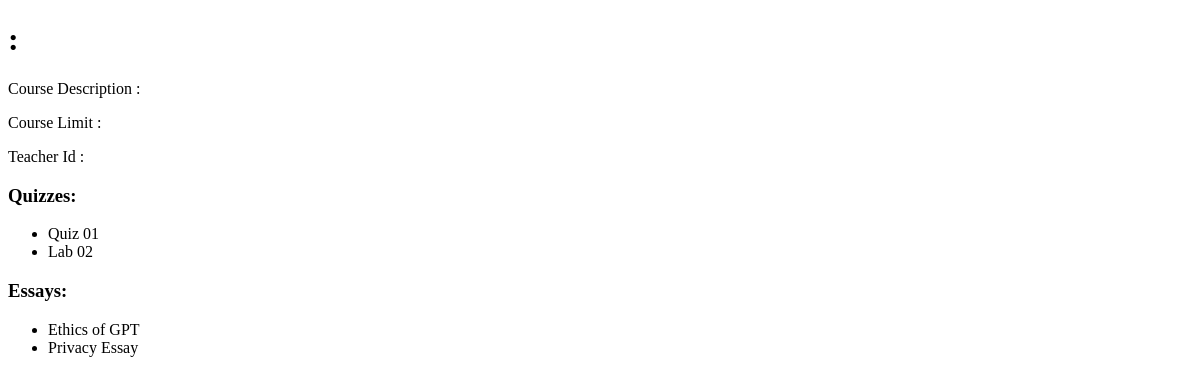
The page /course/8 on the database as committed earlier.
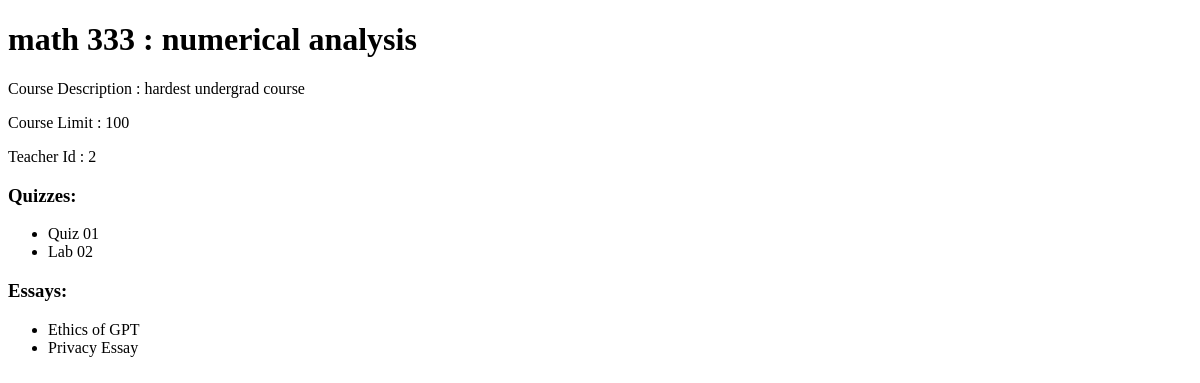
The same page on the database as committed later.
### website/models.py (models this page shows)
class Course(db.Model):
    __tablename__ = 'courses'
    id = db.Column(db.Integer, primary_key=True)
    course_code = db.Column(db.Integer(), unique = True)
    course_name = db.Column(db.String(150))
    course_limit = db.Column(db.Integer)
    course_desc = db.Column(db.String(1000))
    teacher_id = db.Column(db.Integer, db.ForeignKey('users.id'))

### website/views.py (the view)
@views.route('/course/<int:course_id>')
def course_page(course_id):
    course = Course.query.get(course_id)
    return render_template('coursePage.html', course=course)

### website/templates/coursePage.html (shortened to what this page needs)
<!DOCTYPE html>
<html>
<head>
</head>
<body>
    <h1>{{ course.course_code }} : {{ course.course_name}}</h1>
    <p>Course Description : {{ course.course_desc }}</p>
    <p>Course Limit : {{ course.course_limit }}</p>
    <p>Teacher Id : {{ course.teacher_id }}</p>
    <h3>Quizzes:</h3>
    <ul>
        <li>Quiz 01</li>
        <li>Lab 02</li>
    </ul>
    <h3>Essays:</h3>
    <ul>
        <li>Ethics of GPT</li>
        <li>Privacy Essay</li>
    </ul>
</body>
</html>

Rows that differ between the two databases and show on the page:
added Course: course_code "math 333", course_name "numerical analysis", course_desc "hardest undergrad course", course_limit "100", teacher_id "2"
